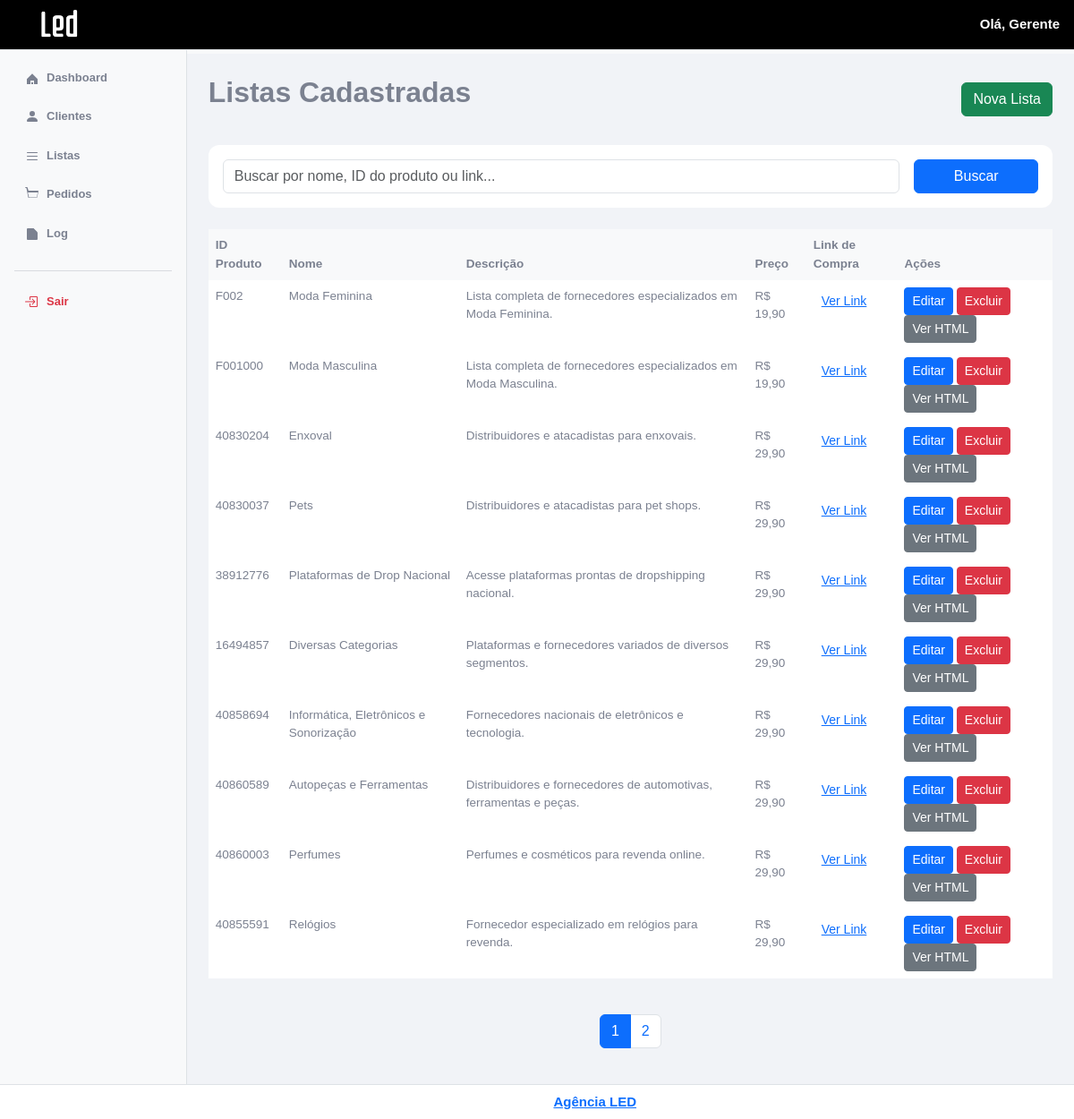
/adm/listas.php (signed in), run on the app's committed database.
### tables this page shows
CREATE TABLE `listas` (
  `id` int(11) NOT NULL,
  `product_id` varchar(50) NOT NULL,
  `nome` varchar(100) NOT NULL,
  `descricao` text,
  `conteudo_html` text NOT NULL,
  `preco` decimal(10,2) NOT NULL,
  `link_de_compra` varchar(500) DEFAULT NULL
);

### adm/listas.php (the view, shortened to what this page needs)
<?php
require '../conexao.php';
$search = isset($_GET['search']) ? $_GET['search'] : '';
$query = "SELECT id, product_id, nome, descricao, preco, link_de_compra FROM listas WHERE 1=1";
$params = [];
$query .= " ORDER BY id DESC";
$page = isset($_GET['page']) ? (int)$_GET['page'] : 1;
$per_page = 10;
$offset = ($page - 1) * $per_page;
$count_query = str_replace("id, product_id, nome, descricao, preco, link_de_compra", "COUNT(*)", $query);
$stmt = $pdo->prepare($count_query);
$stmt->execute($params);
$total_records = $stmt->fetchColumn();
$total_pages = ceil($total_records / $per_page);
$query .= " LIMIT " . (int)$per_page . " OFFSET " . (int)$offset;
$stmt = $pdo->prepare($query);
$stmt->execute($params);
$listas = $stmt->fetchAll(PDO::FETCH_ASSOC);
?>
<!DOCTYPE html>
<html lang="pt-br">
<head>
  <link href="https://cdn.jsdelivr.net/npm/bootstrap@5.3.3/dist/css/bootstrap.min.css" rel="stylesheet">
  <link href="assets-admin/admin.css" rel="stylesheet">
  <link href="https://cdn.jsdelivr.net/npm/sweetalert2@11/dist/sweetalert2.min.css" rel="stylesheet">
</head>
<body>
<?php include 'partials/header.php'; ?>
<div class="d-flex">
  <?php include 'partials/sidebar.php'; ?>
    <main class="flex-grow-1 p-4 main-adm-content">
      <div class="d-flex justify-content-between align-items-center mb-4">
        <h2>Listas Cadastradas</h2>
        <button type="button" class="btn btn-success" data-bs-toggle="modal" data-bs-target="#addListaModal">
          Nova Lista
        </button>
      </div>
      <div class="card mb-4">
        <div class="card-body">
          <form method="GET" class="row g-3">
            <div class="col-md-10">
              <input type="text" class="form-control" name="search" placeholder="Buscar por nome, ID do produto ou link..." value="<?= htmlspecialchars($search) ?>">
            </div>
            <div class="col-md-2">
              <button type="submit" class="btn btn-primary w-100">Buscar</button>
            </div>
          </form>
        </div>
      </div>
      <div class="table-responsive">
        <table class="table table-bordered table-hover">
          <thead class="table-light">
            <tr>
              <th>ID Produto</th>
              <th>Nome</th>
              <th>Descrição</th>
              <th>Preço</th>
              <th>Link de Compra</th>
              <th>Ações</th>
            </tr>
          </thead>
          <tbody>
            <?php foreach ($listas as $lista): ?>
              <tr>
                <td><?= htmlspecialchars($lista['product_id']) ?></td>
                <td><?= htmlspecialchars($lista['nome']) ?></td>
                <td><?= htmlspecialchars($lista['descricao']) ?></td>
                <td>R$ <?= number_format($lista['preco'], 2, ',', '.') ?></td>
                <td>
                  <a href="<?= htmlspecialchars($lista['link_de_compra']) ?>" target="_blank" class="btn btn-sm btn-link">
                    Ver Link
                  </a>
                </td>
                <td>
                  <button class="btn btn-sm btn-primary" onclick="editLista(<?= htmlspecialchars(json_encode($lista)) ?>)">
                    Editar
                  </button>
                  <button class="btn btn-sm btn-danger" onclick="deleteLista(<?= $lista['id'] ?>)">
                    Excluir
                  </button>
                  <a href="ver-html.php?id=<?= $lista['id'] ?>" class="btn btn-sm btn-secondary">
                    Ver HTML
                  </a>
                </td>
              </tr>
            <?php endforeach; ?>
          </tbody>
        </table>
      </div>
      <?php if ($total_pages > 1): ?>
        <nav aria-label="Page navigation" class="mt-4">
          <ul class="pagination justify-content-center">
            <?php for ($i = 1; $i <= $total_pages; $i++): ?>
              <li class="page-item <?= $i === $page ? 'active' : '' ?>">
                <a class="page-link" href="?page=<?= $i ?>&search=<?= urlencode($search) ?>">
                  <?= $i ?>
                </a>
              </li>
            <?php endfor; ?>
          </ul>
        </nav>
      <?php endif; ?>
    </main>
</div>
<?php include 'partials/footer.php'; ?>
</body>
</html>

### adm/assets-admin/admin.css (style rules this page uses)
body { background-color: #f8f9fa; color: #7b8190!important; font-weight: 500; font-size: 13.5px; font-family: "Work Sans", sans-serif!important; }
.main-adm-content { background: #f1f3f7; margin-top: 60px; }
.main-adm-content td { color: #7b8190!important; font-family: "Work Sans", sans-serif!important; font-size: 13.5px; border-style: none; }
.main-adm-content tr { border-style: none!important; border-width: 0!important; }
.main-adm-content th { color: #7b8190!important; border-style: none; }
.main-adm-content .card { border: none!important; }
.card { border-radius: 0.75rem; }
h2 { font-weight: 600; margin-bottom: 1rem; }

### data on the page
listas: product "F002", nome "Moda Feminina", descricao "Lista completa de fornecedores especializados em Moda Feminina.", preco "19,90"
listas: product "F001000", nome "Moda Masculina", descricao "Lista completa de fornecedores especializados em Moda Masculina.", preco "19,90"
listas: product "40830204", nome "Enxoval", descricao "Distribuidores e atacadistas para enxovais.", preco "29,90"
listas: product "40830037", nome "Pets", descricao "Distribuidores e atacadistas para pet shops.", preco "29,90"
listas: product "38912776", nome "Plataformas de Drop Nacional", descricao "Acesse plataformas prontas de dropshipping nacional.", preco "29,90"
listas: product "16494857", nome "Diversas Categorias", descricao "Plataformas e fornecedores variados de diversos segmentos.", preco "29,90"
listas: product "40858694", nome "Informática, Eletrônicos e Sonorização", descricao "Fornecedores nacionais de eletrônicos e tecnologia.", preco "29,90"
listas: product "40860589", nome "Autopeças e Ferramentas", descricao "Distribuidores e fornecedores de automotivas, ferramentas e peças.", preco "29,90"
listas: product "40860003", nome "Perfumes", descricao "Perfumes e cosméticos para revenda online.", preco "29,90"
listas: product "40855591", nome "Relógios", descricao "Fornecedor especializado em relógios para revenda.", preco "29,90"

### other printed values
$_SESSION['usuario'] "Gerente"
